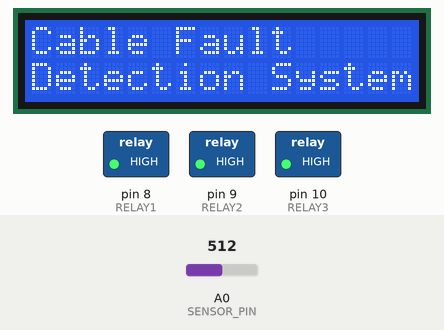
The sketch below on a simulated Arduino Uno, built with avr-gcc and run on an emulated ATmega328P. On the bench: 16×2 character LCD, switched loads named in the sketch (green lamp = pin HIGH). The test bench sets the inputs (shaded band); at power-on: A0 (SENSOR_PIN) = 512. What the sketch prints to the serial monitor is not drawn.

Above: at 0.1 s.
At 4.0 s:
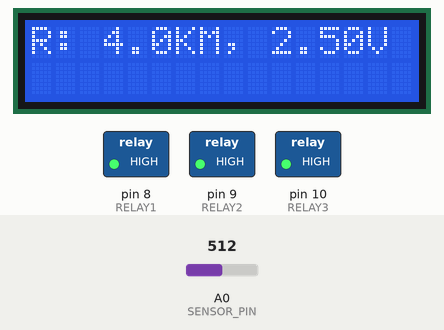
At 6.0 s:
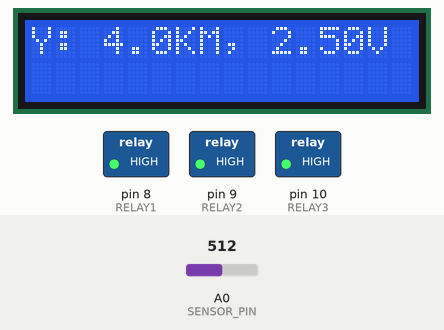
At 8.0 s:
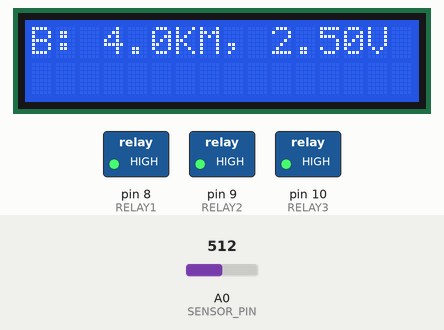
At 36.8 s:
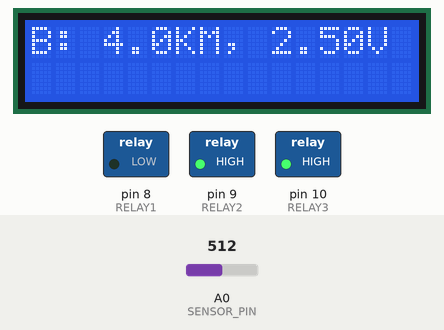
At 37.9 s:
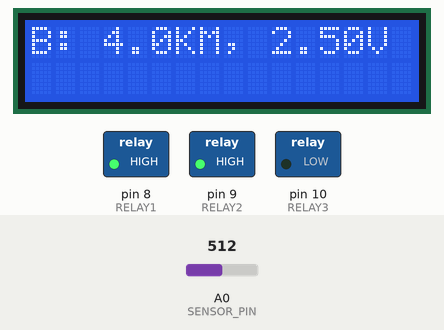
Timing chart, 0 to 39.9 s (numbered marks = the images above):
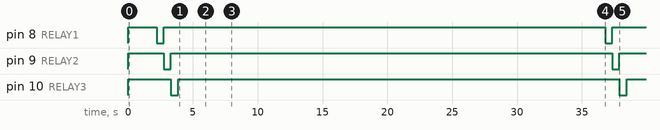

The sketch:

ARDEXACTFINAL.ino
```cpp
#include <Wire.h>
#include <LiquidCrystal_I2C.h>
#include <SoftwareSerial.h>

#define SENSOR_PIN A0
#define RELAY1 8  // R Phase
#define RELAY2 9  // Y Phase
#define RELAY3 10 // B Phase

#define TX_PIN 6  // Arduino TX -> ESP RX
#define RX_PIN 7  // Arduino RX -> ESP TX

#define NUM_SAMPLES 10
#define CABLE_LENGTH 8.0  // Cable length in KM
#define SUPPLY_VOLTAGE 5.0 // Fixed supply voltage

LiquidCrystal_I2C lcd(0x27, 16, 2);
SoftwareSerial espSerial(RX_PIN, TX_PIN); // Software serial for ESP8266 (RX = Pin 7, TX = Pin 6)

int read_ADC;
float sensorVoltage, distance;

void setup() {
    pinMode(SENSOR_PIN, INPUT);
    pinMode(RELAY1, OUTPUT);
    pinMode(RELAY2, OUTPUT);
    pinMode(RELAY3, OUTPUT);

    // Ensure all relays are OFF initially (Active LOW relay)
    digitalWrite(RELAY1, HIGH);
    digitalWrite(RELAY2, HIGH);
    digitalWrite(RELAY3, HIGH);

    lcd.init();
    lcd.backlight();
    lcd.clear();

    Serial.begin(9600);
    espSerial.begin(9600); // Use a stable baud rate for SoftwareSerial

    lcd.setCursor(0, 0);
    lcd.print("Cable Fault");
    lcd.setCursor(0, 1);
    lcd.print("Detection System");
    delay(2000);
    lcd.clear();
}

void loop() {
    Serial.println("\n==========================");
    Serial.println("   Underground Cable Fault ");
    Serial.println("==========================");
    Serial.println("Phase   | Fault Distance | Voltage (V)");
    Serial.println("------------------------------------");

    // Read all three phases in sequence
    String rData = checkPhase("R", RELAY1);
    String yData = checkPhase("Y", RELAY2);
    String bData = checkPhase("B", RELAY3);

    Serial.println("------------------------------------");
    Serial.print("ADC Value: ");
    Serial.println(read_ADC);
    Serial.println("====================================");

    // Display all phases rotationally on LCD
    lcd.clear();
    lcd.setCursor(0, 0);
    lcd.print("R: " + rData);
    delay(2000); // Display R phase for 2 seconds

    lcd.clear();
    lcd.setCursor(0, 0);
    lcd.print("Y: " + yData);
    delay(2000); // Display Y phase for 2 seconds

    lcd.clear();
    lcd.setCursor(0, 0);
    lcd.print("B: " + bData);
    delay(2000); // Display B phase for 2 seconds

    // Send formatted data to ESP8266
    sendToESP("R_PHASE_STATUS=" + getFaultInfo(rData));
    sendToESP("Y_PHASE_STATUS=" + getFaultInfo(yData));
    sendToESP("B_PHASE_STATUS=" + getFaultInfo(bData));

    sendToESP("R_PHASE_VOLTAGE=" + getVoltage(rData));
    sendToESP("Y_PHASE_VOLTAGE=" + getVoltage(yData));
    sendToESP("B_PHASE_VOLTAGE=" + getVoltage(bData));

    sendToESP("R_PHASE_STATUS_LED=" + getFaultInfo(rData));
    sendToESP("Y_PHASE_STATUS_LED=" + getFaultInfo(yData));
    sendToESP("B_PHASE_STATUS_LED=" + getFaultInfo(bData));

    Serial.println("Data sent to ESP8266.");
    delay(22000); // Reduced from 30000 to 20000 (20 seconds) to check phases more frequently
}

String checkPhase(String phase, int relay) {
    digitalWrite(relay, LOW);
    delay(500);  // Allow sensor to stabilize

    distance = readSensor();

    String faultInfo;
    if (distance > 0) {
        faultInfo = String(distance, 1) + "KM"; // Ensure format is "2.0KM"
    } else if (distance == 0) {
        faultInfo = "NF";
    } else {
        faultInfo = String(distance, 1) + "KM"; // Use calculated distance for invalid range
    }

    String voltageInfo = String(sensorVoltage, 2);

    Serial.print(phase + " | ");
    Serial.print(faultInfo);
    Serial.print(" | ");
    Serial.println(voltageInfo + "V");

    digitalWrite(relay, HIGH);

    return faultInfo + ", " + voltageInfo + "V";
}

float readSensor() {
    long sumSensor = 0;
    for (int i = 0; i < NUM_SAMPLES; i++) {
        sumSensor += analogRead(SENSOR_PIN);
        delay(5);
    }

    read_ADC = sumSensor / NUM_SAMPLES;
    sensorVoltage = (read_ADC * SUPPLY_VOLTAGE) / 1023.0;

    // Calibrate to 5V when no fault (ADC near maximum)
    if (read_ADC >= 1020) { // Allow for minor noise (e.g., 1023 might not be exact due to hardware)
        sensorVoltage = SUPPLY_VOLTAGE; // Set to 5.0V
        return 0;  // No fault
    }

    // Check discrete voltage ranges
    if (sensorVoltage >= 4.40) return 0;  // No Fault (NF)
    if (sensorVoltage >= 2.90 && sensorVoltage <= 3.05) return 2;  // 2KM Fault
    if (sensorVoltage >= 3.50 && sensorVoltage <= 3.60) return 4;  // 4KM Fault
    if (sensorVoltage >= 3.80 && sensorVoltage <= 3.85) return 6;  // 6KM Fault
    if (sensorVoltage >= 3.95 && sensorVoltage <= 4.39) return 8;  // 8KM Fault (extended range to 4.39V)

    // Calculate distance proportionally for other values
    return (sensorVoltage / SUPPLY_VOLTAGE) * CABLE_LENGTH; // [Changed] Use formula instead of -1
}

String getFaultInfo(String phaseData) {
    int commaIndex = phaseData.indexOf(",");
    return phaseData.substring(0, commaIndex);
}

String getVoltage(String phaseData) {
    int commaIndex = phaseData.indexOf(",");
    return phaseData.substring(commaIndex + 2, phaseData.length() - 1);
}

void sendToESP(String data) {
    espSerial.println(data);
    delay(500); // Wait for ESP8266 to process
}
```

Measured:
- by itself, pin 8 (RELAY1), pin 9 (RELAY2), pin 10 (RELAY3): alternates HIGH for 34.0 s and LOW for 0.55 s
- what the display in image 1 shows lasts 2.0 s, from 3.9 s to 5.9 s
